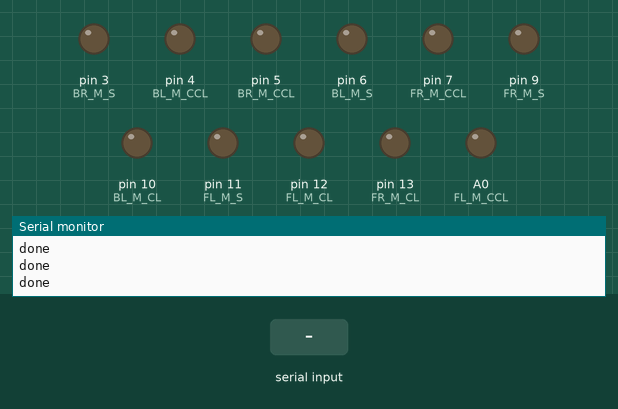
Simulated run of this sketch. Board: Arduino Uno, built with avr-gcc and run on an emulated ATmega328P. Parts: output pins drawn as LEDs (lit = HIGH), the last lines printed to the serial monitor. The test bench sets the inputs (shaded band).

Above: at 1.2 s.
1.3 s: "90,45\n" received over Serial
At 1.8 s:
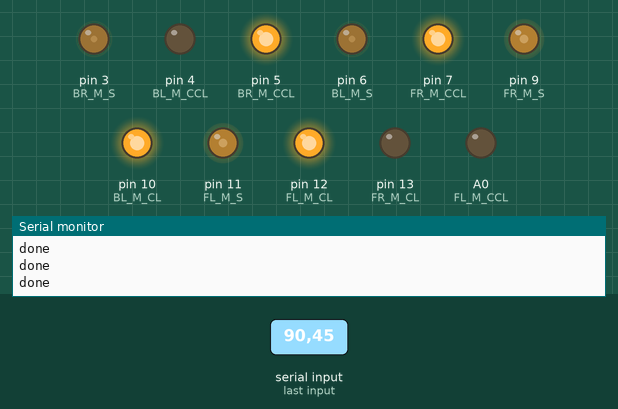
4.3 s: "30,150\n" received over Serial
At 5.5 s:
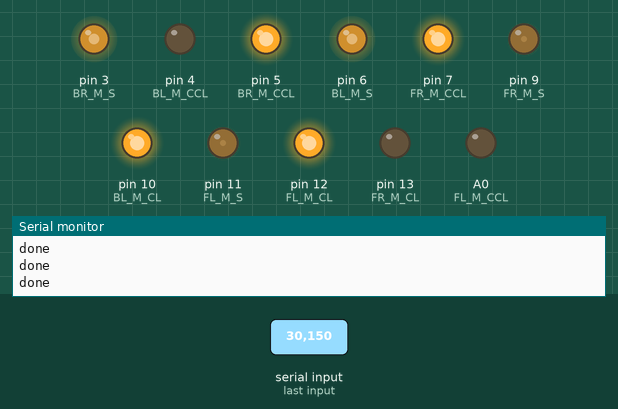
7.3 s: "5\n" received over Serial
At 8.8 s:
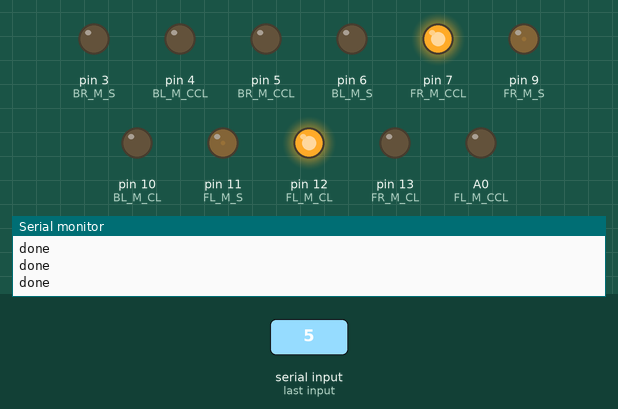
10.0 s: "90\n" received over Serial
At 12.0 s:
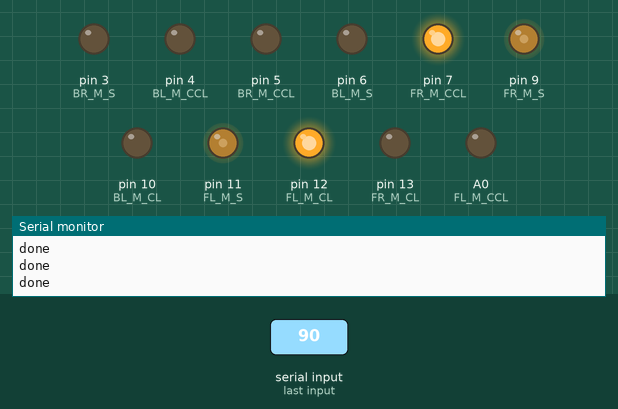
12.5 s: "200\n" received over Serial
At 14.0 s:
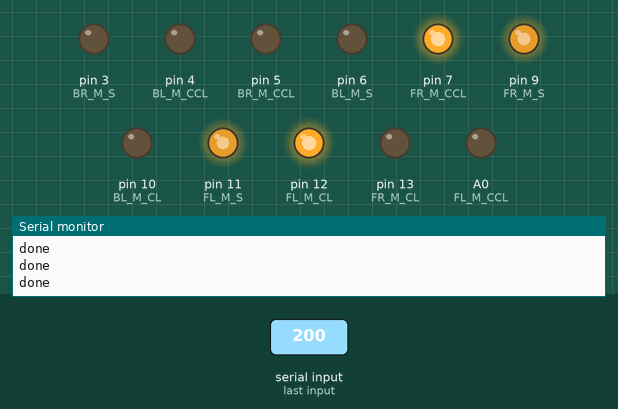
15.0 s: "1,90\n" received over Serial
At 15.3 s:
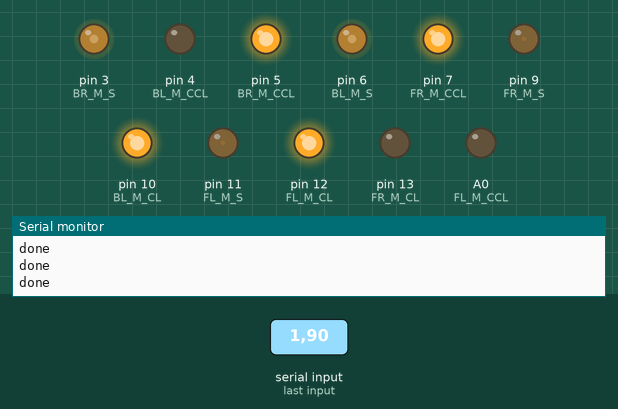
Timing chart, 0 to 19.0 s (numbered marks = the images above; inputs shaded):
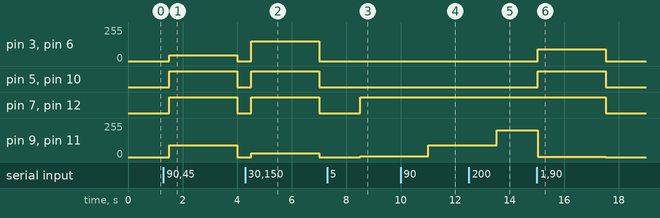

The sketch:

artiGO.ino
```cpp
int FR_M_CL = 13;
int FR_M_CCL = 7;
int FR_M_S = 9;

int FL_M_CL = 12;
int FL_M_CCL = A0;
int FL_M_S = 11;

int BR_M_CL = 8;
int BR_M_CCL = 5;
int BR_M_S = 3;

int BL_M_CL = 10;
int BL_M_CCL = 4;
int BL_M_S = 6;

int TRIG = 2; //nessisary

int BR_US = 9;
int FR_US = 8;
int FC_US = A5;
int FL_US = A4;
int BL_US = A5;

int outputs[] = {
    FR_M_CL, FR_M_CCL, FR_M_S,
    FL_M_CL, FL_M_CCL, FR_M_S,

    BR_M_CL, BR_M_CCL, BR_M_S,
    BL_M_CL, BL_M_CCL, BR_M_S,

    TRIG
};

int inputs[] = {
  BR_US, FR_US, FC_US, FL_US, BL_US
};

void setup() {
  Serial.begin(9600);

  for (int port : outputs) {
    pinMode(port, OUTPUT);
  }
  for (int port : inputs) {
    pinMode(port, INPUT);
  }
}

int dist() {
  digitalWrite(TRIG, HIGH);
  delayMicroseconds(10);
  digitalWrite(TRIG, LOW);
  return pulseIn(FC_US, HIGH);
}

void set(String m, int s) {
  if (m.equals("FL")) {
    analogWrite(FL_M_S, abs(s));

    if (s > 0) {
      digitalWrite(FL_M_CL, HIGH);
      digitalWrite(FL_M_CCL, LOW);
    } else if (s == 0) {
      digitalWrite(FL_M_CL, LOW);
      digitalWrite(FL_M_CCL, LOW);
    } else if (s < 0) {
      digitalWrite(FL_M_CL, LOW);
      digitalWrite(FL_M_CCL, HIGH);
    }
  } else if (m.equals("FR")) {
    analogWrite(FR_M_S, abs(s));

    if (s > 0) {
      digitalWrite(FR_M_CL, HIGH);
      digitalWrite(FR_M_CCL, LOW);
    } else if (s == 0) {
      digitalWrite(FR_M_CL, LOW);
      digitalWrite(FR_M_CCL, LOW);
    } else if (s < 0) {
      digitalWrite(FR_M_CL, LOW);
      digitalWrite(FR_M_CCL, HIGH);
    }
  } else if (m.equals("BL")) {
    analogWrite(BL_M_S, abs(s));

    if (s > 0) {
      digitalWrite(BL_M_CL, HIGH);
      digitalWrite(BL_M_CCL, LOW);
    } else if (s == 0) {
      digitalWrite(BL_M_CL, LOW);
      digitalWrite(BL_M_CCL, LOW);
    } else if (s < 0) {
      digitalWrite(BL_M_CL, LOW);
      digitalWrite(BL_M_CCL, HIGH);
    }
  } else if (m.equals("BR")) {
    analogWrite(BR_M_S, abs(s));

    if (s > 0) {
      digitalWrite(BR_M_CL, HIGH);
      digitalWrite(BR_M_CCL, LOW);
    } else if (s == 0) {
      digitalWrite(BR_M_CL, LOW);
      digitalWrite(BR_M_CCL, LOW);
    } else if (s < 0) {
      digitalWrite(BR_M_CL, LOW);
      digitalWrite(BR_M_CCL, HIGH);
    }
  }
}

void loop() {
  String msg = "done";

  if (Serial.available()) {
    delay(3);  //delay to allow buffer to fill
    int LS = Serial.parseInt();
    int RS = Serial.parseInt();

    set("FL", LS);
    set("FR", -LS);
    set("BL", RS);
    set("BR", -RS);
 }

  Serial.println(msg);

  /*int d = 0;
  for (int i = 0; i < 5; i++) {
    int n = dist();
    if (n > 100) {
      d += n;
    }
    delay(15);
  }
  d /= 5;

  Serial.println(d);*/

  delay(500);
}
```

Measured:
- after the input at 1.3 s, pin 3 (BR_M_S), pin 6 (BL_M_S): 0/255 → 45/255 after 0.20 s, → 0/255 2.5 s later; pin 5 (BR_M_CCL), pin 7 (FR_M_CCL), pin 10 (BL_M_CL), pin 12 (FL_M_CL): LOW → HIGH after 0.20 s, → LOW 2.5 s later; pin 9 (FR_M_S), pin 11 (FL_M_S): 0/255 → 90/255 after 0.20 s, → 0/255 2.5 s later
- after the input at 4.3 s, pin 3 (BR_M_S), pin 6 (BL_M_S): 0/255 → 150/255 after 0.21 s, → 0/255 2.5 s later; pin 5 (BR_M_CCL), pin 7 (FR_M_CCL), pin 10 (BL_M_CL), pin 12 (FL_M_CL): LOW → HIGH after 0.21 s, → LOW 2.5 s later; pin 9 (FR_M_S), pin 11 (FL_M_S): 0/255 → 30/255 after 0.21 s, → 0/255 2.5 s later
- after the input at 7.3 s, pin 7 (FR_M_CCL), pin 12 (FL_M_CL): LOW → HIGH after 1.2 s; pin 9 (FR_M_S), pin 11 (FL_M_S): 0/255 → 5/255 after 1.2 s
- after the input at 10.0 s, pin 9 (FR_M_S), pin 11 (FL_M_S): 5/255 → 90/255 after 1.0 s
- after the input at 12.5 s, pin 9 (FR_M_S), pin 11 (FL_M_S): 90/255 → 200/255 after 1.0 s
- after the input at 15.0 s, pin 3 (BR_M_S), pin 6 (BL_M_S): 0/255 → 90/255 at once, → 0/255 2.5 s later; pin 5 (BR_M_CCL), pin 10 (BL_M_CL): LOW → HIGH at once, → LOW 2.5 s later; pin 7 (FR_M_CCL), pin 12 (FL_M_CL): HIGH → LOW after 2.5 s; pin 9 (FR_M_S), pin 11 (FL_M_S): 200/255 → 1/255 at once, → 0/255 2.5 s later
